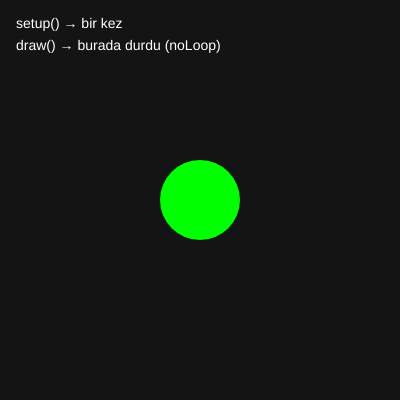
Frame 1 (no input)
Frame 2 (the mouse pressed at the canvas centre, redrawn once): identical to frame 1, image omitted

The p5.js sketch that drew this single still picture (run headless with seeded random() and noise() and a simulated clock; the mouse was pressed at the canvas centre and the sketch redrawn once):

// p5.js sketch
// ── sketch.js
// setup bir kez · draw bir kez (noLoop)
function setup() {
  createCanvas(400, 400)
  noLoop()
}

function draw() {
  background(20)
  noStroke()
  fill(0, 255, 0)
  circle(width / 2, height / 2, 80)

  fill(255)
  textSize(14)
  text('setup() → bir kez', 16, 28)
  text('draw() → burada durdu (noLoop)', 16, 50)
}
